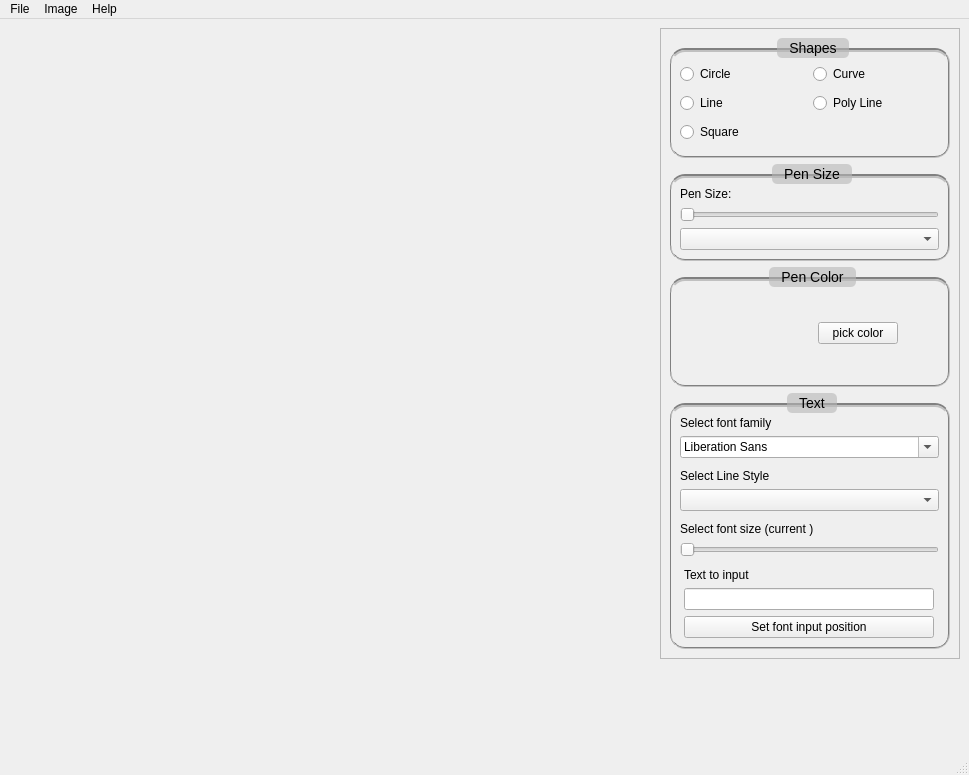
<?xml version="1.0" encoding="UTF-8"?>
<ui version="4.0">
 <class>MainWindow</class>
 <widget class="QMainWindow" name="MainWindow">
  <property name="geometry">
   <rect>
    <x>0</x>
    <y>0</y>
    <width>969</width>
    <height>775</height>
   </rect>
  </property>
  <property name="cursor">
   <cursorShape>CrossCursor</cursorShape>
  </property>
  <property name="windowTitle">
   <string>Ventor graphic editor</string>
  </property>
  <property name="documentMode">
   <bool>false</bool>
  </property>
  <property name="tabShape">
   <enum>QTabWidget::Rounded</enum>
  </property>
  <widget class="QWidget" name="centralwidget">
   <layout class="QVBoxLayout" name="verticalLayout">
    <item>
     <widget class="QFrame" name="frame_middle">
      <property name="frameShape">
       <enum>QFrame::NoFrame</enum>
      </property>
      <property name="frameShadow">
       <enum>QFrame::Raised</enum>
      </property>
      <layout class="QHBoxLayout" name="horizontalLayout">
       <property name="spacing">
        <number>5</number>
       </property>
       <property name="leftMargin">
        <number>0</number>
       </property>
       <property name="topMargin">
        <number>0</number>
       </property>
       <property name="rightMargin">
        <number>0</number>
       </property>
       <property name="bottomMargin">
        <number>0</number>
       </property>
       <item>
        <widget class="QFrame" name="frame_left">
         <property name="cursor">
          <cursorShape>CrossCursor</cursorShape>
         </property>
         <property name="frameShape">
          <enum>QFrame::NoFrame</enum>
         </property>
         <property name="frameShadow">
          <enum>QFrame::Raised</enum>
         </property>
         <layout class="QGridLayout" name="gridLayout_left_frame">
          <property name="leftMargin">
           <number>0</number>
          </property>
          <property name="topMargin">
           <number>0</number>
          </property>
          <property name="rightMargin">
           <number>0</number>
          </property>
          <property name="bottomMargin">
           <number>0</number>
          </property>
          <property name="spacing">
           <number>0</number>
          </property>
         </layout>
        </widget>
       </item>
       <item>
        <widget class="QFrame" name="frame_right">
         <property name="minimumSize">
          <size>
           <width>200</width>
           <height>0</height>
          </size>
         </property>
         <property name="maximumSize">
          <size>
           <width>300</width>
           <height>16777215</height>
          </size>
         </property>
         <property name="frameShape">
          <enum>QFrame::StyledPanel</enum>
         </property>
         <property name="frameShadow">
          <enum>QFrame::Raised</enum>
         </property>
         <layout class="QVBoxLayout" name="verticalLayout_2">
          <item>
           <widget class="QGroupBox" name="groupBox_shapes">
            <property name="minimumSize">
             <size>
              <width>0</width>
              <height>120</height>
             </size>
            </property>
            <property name="maximumSize">
             <size>
              <width>16777215</width>
              <height>120</height>
             </size>
            </property>
            <property name="font">
             <font>
              <pointsize>-1</pointsize>
             </font>
            </property>
            <property name="styleSheet">
             <string notr="true">QGroupBox{
    border: 2px groove gray;
	border-width: 4px 2px 2px 1px;
    border-color: gray;
	margin-top: 10px;
    font-size: 14px;
    border-radius: 15px;
}
QGroupBox:title{
	border-radius: 5px;
	background-color: rgba(182, 182, 182, 150);
	subcontrol-origin: margin;
	subcontrol-position: top center;
	padding: 2px;
	padding-right: 10px;
	padding-left: 10px;
}</string>
            </property>
            <property name="title">
             <string>Shapes</string>
            </property>
            <layout class="QGridLayout" name="gridLayout">
             <item row="1" column="1">
              <widget class="QRadioButton" name="radioButton_curve">
               <property name="text">
                <string>Curve</string>
               </property>
              </widget>
             </item>
             <item row="3" column="0">
              <widget class="QRadioButton" name="radioButton_square">
               <property name="text">
                <string>Square</string>
               </property>
              </widget>
             </item>
             <item row="1" column="0">
              <widget class="QRadioButton" name="radioButton_circle">
               <property name="text">
                <string>Circle</string>
               </property>
              </widget>
             </item>
             <item row="2" column="0">
              <widget class="QRadioButton" name="radioButton_line">
               <property name="text">
                <string>Line</string>
               </property>
              </widget>
             </item>
             <item row="2" column="1">
              <widget class="QRadioButton" name="radioButton_polyline">
               <property name="text">
                <string>Poly Line</string>
               </property>
              </widget>
             </item>
            </layout>
           </widget>
          </item>
          <item>
           <widget class="QGroupBox" name="groupBox_penSize">
            <property name="minimumSize">
             <size>
              <width>0</width>
              <height>80</height>
             </size>
            </property>
            <property name="maximumSize">
             <size>
              <width>16777215</width>
              <height>120</height>
             </size>
            </property>
            <property name="font">
             <font>
              <pointsize>-1</pointsize>
             </font>
            </property>
            <property name="styleSheet">
             <string notr="true">QGroupBox{
    border: 2px groove gray;
	border-width: 4px 2px 2px 1px;
    border-color: gray;
	margin-top: 10px;
    font-size: 14px;
    border-radius: 15px;
}
QGroupBox:title{
	border-radius: 5px;
	background-color: rgba(182, 182, 182, 150);
	subcontrol-origin: margin;
	subcontrol-position: top center;
	padding: 2px;
	padding-right: 10px;
	padding-left: 10px;
}</string>
            </property>
            <property name="title">
             <string>Pen Size</string>
            </property>
            <layout class="QVBoxLayout" name="verticalLayout_6">
             <item>
              <widget class="QLabel" name="label_show_pen_size">
               <property name="maximumSize">
                <size>
                 <width>16777215</width>
                 <height>40</height>
                </size>
               </property>
               <property name="text">
                <string>Pen Size: </string>
               </property>
              </widget>
             </item>
             <item>
              <widget class="QSlider" name="horizontalSlider_penSize">
               <property name="minimum">
                <number>1</number>
               </property>
               <property name="maximum">
                <number>30</number>
               </property>
               <property name="orientation">
                <enum>Qt::Horizontal</enum>
               </property>
              </widget>
             </item>
             <item>
              <widget class="QComboBox" name="comboBox">
               <property name="enabled">
                <bool>true</bool>
               </property>
               <property name="editable">
                <bool>false</bool>
               </property>
              </widget>
             </item>
            </layout>
           </widget>
          </item>
          <item>
           <widget class="QGroupBox" name="groupBox_penColor">
            <property name="minimumSize">
             <size>
              <width>0</width>
              <height>120</height>
             </size>
            </property>
            <property name="maximumSize">
             <size>
              <width>16777215</width>
              <height>120</height>
             </size>
            </property>
            <property name="font">
             <font>
              <pointsize>-1</pointsize>
             </font>
            </property>
            <property name="styleSheet">
             <string notr="true">QGroupBox{
    border: 2px groove gray;
	border-width: 4px 2px 2px 1px;
    border-color: gray;
	margin-top: 10px;
    font-size: 14px;
    border-radius: 15px;
}
QGroupBox:title{
	border-radius: 5px;
	background-color: rgba(182, 182, 182, 150);
	subcontrol-origin: margin;
	subcontrol-position: top center;
	padding: 2px;
	padding-right: 10px;
	padding-left: 10px;
}</string>
            </property>
            <property name="title">
             <string>Pen Color</string>
            </property>
            <layout class="QGridLayout" name="gridLayout_6">
             <item row="0" column="0">
              <widget class="QLabel" name="label_show_pen_color">
               <property name="minimumSize">
                <size>
                 <width>50</width>
                 <height>50</height>
                </size>
               </property>
               <property name="maximumSize">
                <size>
                 <width>50</width>
                 <height>50</height>
                </size>
               </property>
               <property name="text">
                <string/>
               </property>
              </widget>
             </item>
             <item row="0" column="1">
              <widget class="QPushButton" name="pushButton_pickColor">
               <property name="maximumSize">
                <size>
                 <width>80</width>
                 <height>16777215</height>
                </size>
               </property>
               <property name="text">
                <string>pick color</string>
               </property>
              </widget>
             </item>
            </layout>
           </widget>
          </item>
          <item>
           <widget class="QGroupBox" name="groupBox_text">
            <property name="minimumSize">
             <size>
              <width>0</width>
              <height>200</height>
             </size>
            </property>
            <property name="maximumSize">
             <size>
              <width>16777215</width>
              <height>350</height>
             </size>
            </property>
            <property name="font">
             <font>
              <pointsize>-1</pointsize>
             </font>
            </property>
            <property name="styleSheet">
             <string notr="true">QGroupBox{
    border: 2px groove gray;
	border-width: 4px 2px 2px 1px;
    border-color: gray;
	margin-top: 10px;
    font-size: 14px;
    border-radius: 15px;
}
QGroupBox:title{
	border-radius: 5px;
	background-color: rgba(182, 182, 182, 150);
	subcontrol-origin: margin;
	subcontrol-position: top center;
	padding: 2px;
	padding-right: 10px;
	padding-left: 10px;
}</string>
            </property>
            <property name="title">
             <string>Text</string>
            </property>
            <layout class="QGridLayout" name="gridLayout_3">
             <item row="4" column="0">
              <widget class="QFrame" name="frame_6">
               <property name="toolTip">
                <string>Click on the button and then click on the canvas, 
o set the top-left position of the text frame to input.</string>
               </property>
               <property name="frameShape">
                <enum>QFrame::NoFrame</enum>
               </property>
               <property name="frameShadow">
                <enum>QFrame::Raised</enum>
               </property>
               <layout class="QGridLayout" name="gridLayout_4">
                <property name="leftMargin">
                 <number>0</number>
                </property>
                <property name="topMargin">
                 <number>0</number>
                </property>
                <property name="rightMargin">
                 <number>0</number>
                </property>
                <property name="bottomMargin">
                 <number>0</number>
                </property>
                <property name="horizontalSpacing">
                 <number>0</number>
                </property>
                <property name="verticalSpacing">
                 <number>6</number>
                </property>
                <item row="2" column="0">
                 <widget class="QPushButton" name="pushButton_text_inp_pos">
                  <property name="text">
                   <string>Set font input position</string>
                  </property>
                  <property name="checkable">
                   <bool>true</bool>
                  </property>
                 </widget>
                </item>
                <item row="1" column="0">
                 <widget class="QLineEdit" name="lineEdit_input_text">
                  <property name="maximumSize">
                   <size>
                    <width>250</width>
                    <height>16777215</height>
                   </size>
                  </property>
                 </widget>
                </item>
                <item row="0" column="0">
                 <widget class="QLabel" name="label_2">
                  <property name="maximumSize">
                   <size>
                    <width>16777215</width>
                    <height>30</height>
                   </size>
                  </property>
                  <property name="text">
                   <string>Text to input</string>
                  </property>
                 </widget>
                </item>
               </layout>
              </widget>
             </item>
             <item row="1" column="0">
              <widget class="QFrame" name="frame_7">
               <property name="maximumSize">
                <size>
                 <width>16777215</width>
                 <height>80</height>
                </size>
               </property>
               <property name="frameShape">
                <enum>QFrame::NoFrame</enum>
               </property>
               <property name="frameShadow">
                <enum>QFrame::Raised</enum>
               </property>
               <layout class="QGridLayout" name="gridLayout_2">
                <property name="leftMargin">
                 <number>0</number>
                </property>
                <property name="topMargin">
                 <number>0</number>
                </property>
                <property name="rightMargin">
                 <number>0</number>
                </property>
                <property name="bottomMargin">
                 <number>5</number>
                </property>
                <item row="0" column="0">
                 <widget class="QLabel" name="label">
                  <property name="maximumSize">
                   <size>
                    <width>16777215</width>
                    <height>25</height>
                   </size>
                  </property>
                  <property name="text">
                   <string>Select font family</string>
                  </property>
                 </widget>
                </item>
                <item row="1" column="0">
                 <widget class="QFontComboBox" name="fontComboBox_text"/>
                </item>
               </layout>
              </widget>
             </item>
             <item row="3" column="0">
              <widget class="QFrame" name="frame_8">
               <property name="maximumSize">
                <size>
                 <width>16777215</width>
                 <height>80</height>
                </size>
               </property>
               <property name="frameShape">
                <enum>QFrame::NoFrame</enum>
               </property>
               <property name="frameShadow">
                <enum>QFrame::Raised</enum>
               </property>
               <layout class="QGridLayout" name="gridLayout_5">
                <property name="leftMargin">
                 <number>0</number>
                </property>
                <property name="topMargin">
                 <number>0</number>
                </property>
                <property name="rightMargin">
                 <number>0</number>
                </property>
                <property name="bottomMargin">
                 <number>5</number>
                </property>
                <item row="1" column="0">
                 <widget class="QSlider" name="horizontalSlider_fontSize">
                  <property name="minimum">
                   <number>8</number>
                  </property>
                  <property name="maximum">
                   <number>30</number>
                  </property>
                  <property name="orientation">
                   <enum>Qt::Horizontal</enum>
                  </property>
                 </widget>
                </item>
                <item row="0" column="0">
                 <widget class="QLabel" name="label_font_size">
                  <property name="maximumSize">
                   <size>
                    <width>16777215</width>
                    <height>25</height>
                   </size>
                  </property>
                  <property name="text">
                   <string>Select font size (current )</string>
                  </property>
                 </widget>
                </item>
               </layout>
              </widget>
             </item>
             <item row="2" column="0">
              <widget class="QFrame" name="frame_9">
               <property name="maximumSize">
                <size>
                 <width>16777215</width>
                 <height>80</height>
                </size>
               </property>
               <property name="frameShape">
                <enum>QFrame::NoFrame</enum>
               </property>
               <property name="frameShadow">
                <enum>QFrame::Raised</enum>
               </property>
               <layout class="QGridLayout" name="gridLayout_7">
                <property name="leftMargin">
                 <number>0</number>
                </property>
                <property name="topMargin">
                 <number>0</number>
                </property>
                <property name="rightMargin">
                 <number>0</number>
                </property>
                <property name="bottomMargin">
                 <number>5</number>
                </property>
                <item row="0" column="0">
                 <widget class="QLabel" name="label_3">
                  <property name="maximumSize">
                   <size>
                    <width>16777215</width>
                    <height>25</height>
                   </size>
                  </property>
                  <property name="text">
                   <string>Select Line Style</string>
                  </property>
                 </widget>
                </item>
                <item row="1" column="0">
                 <widget class="QComboBox" name="comboBox_LineStyle"/>
                </item>
               </layout>
              </widget>
             </item>
            </layout>
           </widget>
          </item>
         </layout>
        </widget>
       </item>
      </layout>
     </widget>
    </item>
    <item>
     <widget class="QFrame" name="frame_bottom">
      <property name="maximumSize">
       <size>
        <width>16777215</width>
        <height>80</height>
       </size>
      </property>
      <property name="frameShape">
       <enum>QFrame::NoFrame</enum>
      </property>
      <property name="frameShadow">
       <enum>QFrame::Raised</enum>
      </property>
      <layout class="QHBoxLayout" name="horizontalLayout_2">
       <property name="spacing">
        <number>0</number>
       </property>
       <property name="leftMargin">
        <number>0</number>
       </property>
       <property name="topMargin">
        <number>0</number>
       </property>
       <property name="rightMargin">
        <number>0</number>
       </property>
       <property name="bottomMargin">
        <number>0</number>
       </property>
       <item>
        <widget class="QFrame" name="frame_mouse_pointer">
         <property name="maximumSize">
          <size>
           <width>200</width>
           <height>16777215</height>
          </size>
         </property>
         <property name="frameShape">
          <enum>QFrame::NoFrame</enum>
         </property>
         <property name="frameShadow">
          <enum>QFrame::Raised</enum>
         </property>
         <layout class="QVBoxLayout" name="verticalLayout_5">
          <property name="spacing">
           <number>0</number>
          </property>
          <property name="leftMargin">
           <number>0</number>
          </property>
          <property name="topMargin">
           <number>0</number>
          </property>
          <property name="rightMargin">
           <number>0</number>
          </property>
          <property name="bottomMargin">
           <number>0</number>
          </property>
          <item>
           <widget class="QLabel" name="label_pointer">
            <property name="text">
             <string/>
            </property>
            <property name="alignment">
             <set>Qt::AlignCenter</set>
            </property>
           </widget>
          </item>
         </layout>
        </widget>
       </item>
       <item>
        <widget class="QFrame" name="frame_4">
         <property name="frameShape">
          <enum>QFrame::NoFrame</enum>
         </property>
         <property name="frameShadow">
          <enum>QFrame::Raised</enum>
         </property>
         <layout class="QHBoxLayout" name="horizontalLayout_3">
          <property name="spacing">
           <number>0</number>
          </property>
          <property name="leftMargin">
           <number>0</number>
          </property>
          <property name="topMargin">
           <number>0</number>
          </property>
          <property name="rightMargin">
           <number>0</number>
          </property>
          <property name="bottomMargin">
           <number>0</number>
          </property>
          <item>
           <widget class="QLabel" name="label_bottom_persistent_message">
            <property name="text">
             <string/>
            </property>
           </widget>
          </item>
         </layout>
        </widget>
       </item>
      </layout>
     </widget>
    </item>
   </layout>
  </widget>
  <widget class="QMenuBar" name="menubar">
   <property name="geometry">
    <rect>
     <x>0</x>
     <y>0</y>
     <width>969</width>
     <height>20</height>
    </rect>
   </property>
   <widget class="QMenu" name="menuFile">
    <property name="title">
     <string>File</string>
    </property>
    <addaction name="actionNew"/>
    <addaction name="actionSave"/>
    <addaction name="actionExit"/>
    <addaction name="separator"/>
    <addaction name="actionLoad_Image"/>
    <addaction name="actionLoad_SVG"/>
   </widget>
   <widget class="QMenu" name="menuImage">
    <property name="title">
     <string>Image</string>
    </property>
    <addaction name="actionReset"/>
    <addaction name="actionUndo"/>
   </widget>
   <widget class="QMenu" name="menuHelp">
    <property name="title">
     <string>Help</string>
    </property>
    <addaction name="actionAbout"/>
   </widget>
   <addaction name="menuFile"/>
   <addaction name="menuImage"/>
   <addaction name="menuHelp"/>
  </widget>
  <widget class="QStatusBar" name="statusbar"/>
  <action name="actionNew">
   <property name="text">
    <string>New</string>
   </property>
   <property name="shortcut">
    <string>Ctrl+N</string>
   </property>
  </action>
  <action name="actionSave">
   <property name="text">
    <string>Save</string>
   </property>
   <property name="shortcut">
    <string>Ctrl+S</string>
   </property>
  </action>
  <action name="actionExit">
   <property name="text">
    <string>Exit</string>
   </property>
   <property name="shortcut">
    <string>Ctrl+Q</string>
   </property>
  </action>
  <action name="actionReset">
   <property name="text">
    <string>Reset</string>
   </property>
   <property name="shortcut">
    <string>Ctrl+R</string>
   </property>
  </action>
  <action name="actionLoad_Image">
   <property name="text">
    <string>Load Image</string>
   </property>
   <property name="shortcut">
    <string>Ctrl+O</string>
   </property>
  </action>
  <action name="actionUndo">
   <property name="text">
    <string>Undo</string>
   </property>
  </action>
  <action name="actionAbout">
   <property name="text">
    <string>About</string>
   </property>
  </action>
  <action name="actionLoad_SVG">
   <property name="text">
    <string>Load SVG</string>
   </property>
  </action>
 </widget>
 <resources/>
 <connections/>
</ui>
